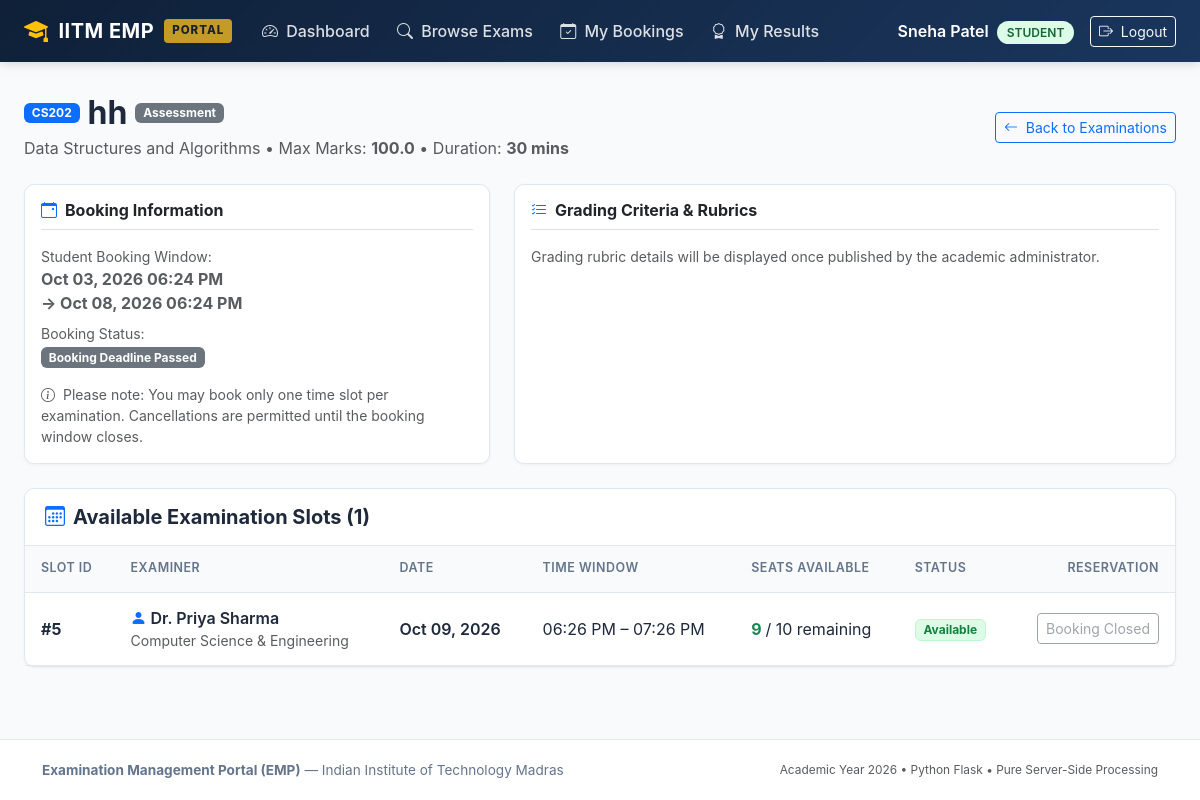
Before: /student/examinations/5 (signed in) with the older database file.
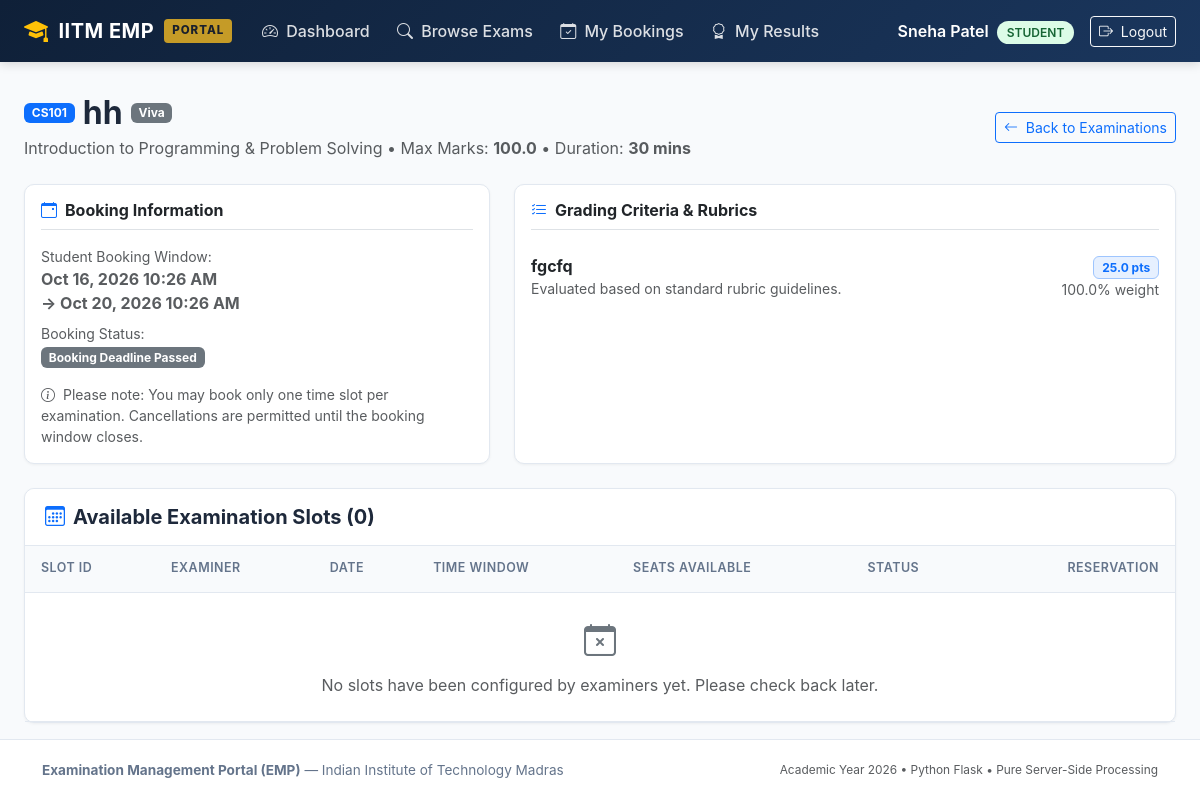
After: the same page with the newer database file.
### models/course.py (models this page shows, shortened)
class Course(db.Model):
    __tablename__ = 'courses'
    course_id = db.Column(db.Integer, primary_key=True, autoincrement=True)
    course_code = db.Column(db.String(50), unique=True, nullable=False, index=True)
    course_name = db.Column(db.String(200), nullable=False)
    description = db.Column(db.Text, nullable=True)
    status = db.Column(db.String(20), nullable=False, default='active')
    examinations = db.relationship('Examination', back_populates='course', cascade='all, delete-orphan')

### models/examination.py (models this page shows, shortened)
class Examination(db.Model):
    __tablename__ = 'examinations'
    exam_id = db.Column(db.Integer, primary_key=True, autoincrement=True)
    course_id = db.Column(db.Integer, db.ForeignKey('courses.course_id', ondelete='CASCADE'), nullable=False)
    examination_name = db.Column(db.String(200), nullable=False)
    examination_type = db.Column(db.String(50), nullable=False)
    duration = db.Column(db.Integer, nullable=False, default=30)
    maximum_marks = db.Column(db.Float, nullable=False, default=100.0)
    slot_creation_start = db.Column(db.DateTime, nullable=False)
    slot_creation_end = db.Column(db.DateTime, nullable=False)
    slot_booking_start = db.Column(db.DateTime, nullable=False)
    slot_booking_end = db.Column(db.DateTime, nullable=False)
    status = db.Column(db.String(30), nullable=False, default='Draft')
    course = db.relationship('Course', back_populates='examinations')
    rubrics = db.relationship('Rubric', back_populates='examination', cascade='all, delete-orphan')
    slots = db.relationship('ExaminationSlot', back_populates='examination', cascade='all, delete-orphan')

### models/slot.py (models this page shows, shortened)
class ExaminationSlot(db.Model):
    __tablename__ = 'examination_slots'
    slot_id = db.Column(db.Integer, primary_key=True, autoincrement=True)
    examination_id = db.Column(db.Integer, db.ForeignKey('examinations.exam_id', ondelete='CASCADE'), nullable=False)
    examiner_id = db.Column(db.Integer, db.ForeignKey('users.id', ondelete='CASCADE'), nullable=False)
    date = db.Column(db.Date, nullable=False)
    start_time = db.Column(db.Time, nullable=False)
    end_time = db.Column(db.Time, nullable=False)
    maximum_student_capacity = db.Column(db.Integer, nullable=False, default=1)
    available_seats = db.Column(db.Integer, nullable=False, default=1)
    status = db.Column(db.String(30), nullable=False, default='Available')
    examination = db.relationship('Examination', back_populates='slots')
    examiner = db.relationship('User', back_populates='slots', foreign_keys=[examiner_id])
    bookings = db.relationship('Booking', back_populates='slot', cascade='all, delete-orphan')

### models/user.py (models this page shows, shortened)
class User(UserMixin, db.Model):
    __tablename__ = 'users'
    id = db.Column(db.Integer, primary_key=True, autoincrement=True)
    name = db.Column(db.String(150), nullable=False)
    email = db.Column(db.String(150), unique=True, nullable=False, index=True)
    password_hash = db.Column(db.String(256), nullable=False)
    role = db.Column(db.String(20), nullable=False)
    status = db.Column(db.String(20), nullable=False, default='active')
    created_at = db.Column(db.DateTime, default=datetime.now, nullable=False)
    examiner_profile = db.relationship('ExaminerProfile', back_populates='user', uselist=False, cascade='all, delete-orphan')
    slots = db.relationship('ExaminationSlot', back_populates='examiner', foreign_keys='ExaminationSlot.examiner_id', cascade='all, delete-orphan')
    bookings = db.relationship('Booking', back_populates='student', foreign_keys='Booking.student_id', cascade='all, delete-orphan')

class ExaminerProfile(db.Model):
    __tablename__ = 'examiner_profiles'
    examiner_id = db.Column(db.Integer, db.ForeignKey('users.id', ondelete='CASCADE'), primary_key=True)
    name = db.Column(db.String(150), nullable=False)
    contact_details = db.Column(db.String(150), nullable=True)
    department = db.Column(db.String(150), nullable=True)
    status = db.Column(db.String(20), nullable=False, default='pending')
    user = db.relationship('User', back_populates='examiner_profile')

### models/rubric.py (models this page shows, shortened)
class Rubric(db.Model):
    __tablename__ = 'rubrics'
    rubric_id = db.Column(db.Integer, primary_key=True, autoincrement=True)
    examination_id = db.Column(db.Integer, db.ForeignKey('examinations.exam_id', ondelete='CASCADE'), nullable=False)
    criterion_name = db.Column(db.String(200), nullable=False)
    maximum_marks = db.Column(db.Float, nullable=False)
    weightage = db.Column(db.Float, nullable=False, default=100.0)
    description = db.Column(db.Text, nullable=True)
    examination = db.relationship('Examination', back_populates='rubrics')
    evaluations = db.relationship('Evaluation', back_populates='rubric', cascade='all, delete-orphan')

### routes/student.py (the view)
@student_bp.route('/examinations/<int:exam_id>')
def examination_detail(exam_id):
    now = datetime.now()
    exam = db.session.get(Examination, exam_id) or abort(404)
    rubrics = Rubric.query.filter_by(examination_id=exam_id).all()
    slots = ExaminationSlot.query.filter_by(examination_id=exam_id).order_by(
        ExaminationSlot.date.asc(), ExaminationSlot.start_time.asc()
    ).all()
    existing_booking = Booking.query.filter(
        Booking.student_id == current_user.id,
        Booking.status == 'Booked',
        Booking.slot.has(ExaminationSlot.examination_id == exam_id)
    ).first()
    is_booking_open = exam.slot_booking_start <= now <= exam.slot_booking_end
    return render_template(
        'student/examination_detail.html',
        exam=exam,
        rubrics=rubrics,
        slots=slots,
        existing_booking=existing_booking,
        is_booking_open=is_booking_open,
        now=now
    )

### routes/student.py (called while the page is built)
@student_bp.before_request
@login_required
@role_required('student')
def check_student():
    pass

### templates/student/examination_detail.html (shortened to what the changed rows need)
{% extends 'base.html' %}
{% block content %}
<div class="d-flex flex-column flex-md-row justify-content-between align-items-md-center mb-4 gap-2">
  <div>
    <div class="d-flex align-items-center gap-2 mb-1">
      <span class="badge bg-primary">{{ exam.course.course_code }}</span>
      <h2 class="fw-bold mb-0">{{ exam.examination_name }}</h2>
      <span class="badge bg-secondary">{{ exam.examination_type }}</span>
    </div>
    <p class="text-muted mb-0">{{ exam.course.course_name }} &bull; Max Marks: <strong>{{ exam.maximum_marks }}</strong> &bull; Duration: <strong>{{ exam.duration }} mins</strong></p>
  </div>
</div>
<div class="row g-4 mb-4">
  <div class="col-md-5">
    <div class="emp-card p-3 h-100">
      <div class="mb-2">
        <span class="text-muted small d-block">Student Booking Window:</span>
        <strong class="{% if is_booking_open %}text-success{% else %}text-muted{% endif %}">
          {{ exam.slot_booking_start | datetime_format }} <br>&rarr; {{ exam.slot_booking_end | datetime_format }}
        </strong>
      </div>
    </div>
  </div>
  <div class="col-md-7">
    <div class="emp-card p-3 h-100">
      <h6 class="fw-bold text-dark border-bottom pb-2 mb-3"><i class="bi bi-list-check me-2 text-primary"></i>Grading Criteria & Rubrics</h6>
      {% if rubrics %}
        <div class="list-group list-group-flush">
          {% for r in rubrics %}
            <div class="list-group-item px-0 py-2 d-flex justify-content-between align-items-center">
              <div>
                <strong class="text-dark">{{ r.criterion_name }}</strong>
                <div class="text-muted small">{{ r.description or 'Evaluated based on standard rubric guidelines.' }}</div>
              </div>
              <div class="text-end">
                <span class="badge bg-primary bg-opacity-10 text-primary border border-primary-subtle">{{ r.maximum_marks }} pts</span>
                <span class="small text-muted d-block">{{ r.weightage }}% weight</span>
              </div>
            </div>
          {% endfor %}
        </div>
      {% else %}
        <p class="text-muted small mb-0">Grading rubric details will be displayed once published by the academic administrator.</p>
      {% endif %}
    </div>
  </div>
</div>
<div class="emp-card">
  <div class="emp-card-header d-flex justify-content-between align-items-center">
    <h5 class="mb-0 fw-bold"><i class="bi bi-calendar3 me-2 text-primary"></i>Available Examination Slots ({{ slots|length }})</h5>
  </div>
  <div class="table-responsive">
    <table class="emp-table">
      <thead>
        <tr>
          <th>Slot ID</th>
          <th>Examiner</th>
          <th>Date</th>
          <th>Time Window</th>
          <th>Seats Available</th>
          <th>Status</th>
          <th class="text-end">Reservation</th>
        </tr>
      </thead>
      <tbody>
        {% for slot in slots %}
        <tr>
          <td class="fw-bold">#{{ slot.slot_id }}</td>
          <td>
            <div class="fw-semibold"><i class="bi bi-person-fill text-primary me-1"></i>{{ slot.examiner.name }}</div>
            <div class="text-muted small">{{ slot.examiner.examiner_profile.department if slot.examiner.examiner_profile else '' }}</div>
          </td>
          <td class="fw-semibold">{{ slot.date | date_format }}</td>
          <td>{{ slot.start_time | time_format }} &ndash; {{ slot.end_time | time_format }}</td>
          <td>
            <span class="fw-bold {% if slot.available_seats > 0 %}text-success{% else %}text-danger{% endif %}">
              {{ slot.available_seats }}
            </span> / {{ slot.maximum_student_capacity }} remaining
          </td>
          <td>
            {% if slot.status == 'Available' %}
              <span class="badge badge-status-available">Available</span>
            {% elif slot.status == 'Full' %}
              <span class="badge badge-status-full">Full</span>
            {% elif slot.status == 'Cancelled' %}
              <span class="badge badge-status-cancelled">Cancelled</span>
            {% else %}
              <span class="badge badge-status-completed">Completed</span>
            {% endif %}
          </td>
          <td class="text-end">
            {% if existing_booking %}
              {% if existing_booking.slot_id == slot.slot_id %}
                <span class="badge bg-success py-2 px-3">Your Booked Slot</span>
              {% else %}
                <button class="btn btn-sm btn-outline-secondary" disabled>Already Booked</button>
              {% endif %}
            {% else %}
              <button class="btn btn-sm btn-outline-secondary" disabled>Booking Closed</button>
            {% endif %}
          </td>
        </tr>
        {% else %}
        <tr>
          <td colspan="7" class="text-center py-4 text-muted">
            <i class="bi bi-calendar-x fs-2 d-block text-secondary mb-2"></i>
            No slots have been configured by examiners yet. Please check back later.
          </td>
        </tr>
        {% endfor %}
      </tbody>
    </table>
  </div>
</div>
{% endblock %}

Changed rows visible on the page:
no longer on this page (row unchanged): Course: course.course_code "CS202", course.course_name "Data Structures and Algorithms"
removed ExaminationSlot: slot_id "5", examiner.name "Dr. Priya Sharma", examiner.examiner_profile "Computer Science & Engineering", date "Oct 09, 2026", start_time "06:26 PM", end_time "07:26 PM", available_seats "9", maximum_student_capacity "10", status "Available"
now on this page (row unchanged): Course: course.course_code "CS101", course.course_name "Introduction to Programming & Problem Solving"
changed Examination "hh": examination_type "Assessment" → "Viva"; slot_booking_start "Oct 03, 2026 06:24 PM" → "Oct 16, 2026 10:26 AM"; slot_booking_end "Oct 08, 2026 06:24 PM" → "Oct 20, 2026 10:26 AM"
added Rubric: criterion_name "fgcfq", description "Evaluated based on standard rubric guidelines.", maximum_marks "25.0", weightage "100.0"
Other visible differences:
{{ slots|length }}: "1" → "0"
text no longer shown: "Grading rubric details will be displayed once published by the academic administrator."
text now shown: "No slots have been configured by examiners yet. Please check back later."
